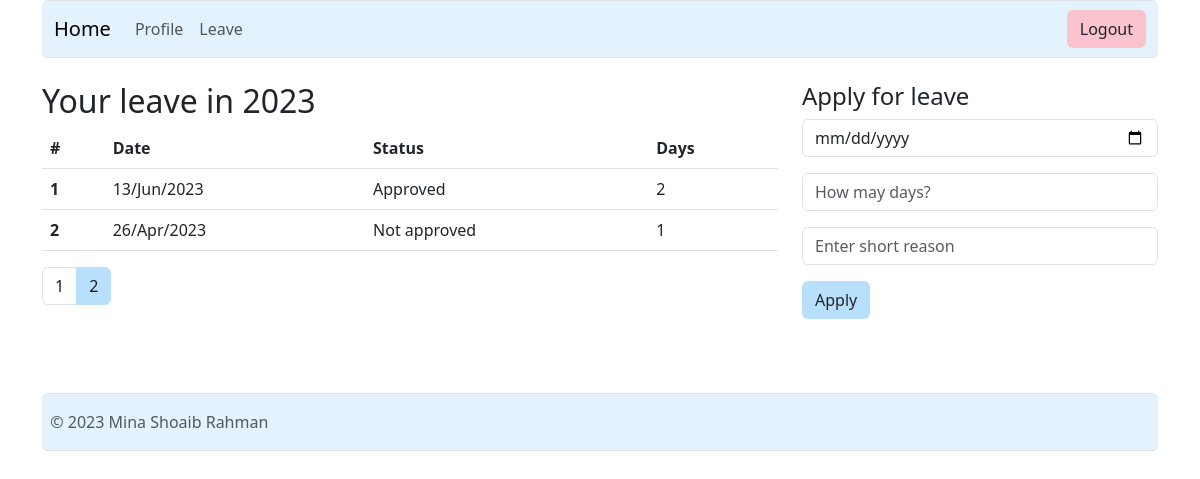
/leave.php?ml=2&la=1 (signed in), run on the app's committed database.
### tables this page shows
CREATE TABLE `leave` (
  `id` bigint(20) NOT NULL,
  `creation_date` datetime(6) NOT NULL,
  `approved` tinyint(1) DEFAULT NULL,
  `approve_date` datetime(6) DEFAULT NULL,
  `start_date` datetime(6) NOT NULL,
  `day_count` int(10) UNSIGNED NOT NULL,
  `comment` longtext NOT NULL,
  `approver_id` int(11) NOT NULL,
  `user_id` int(11) NOT NULL
);

### includes/db/leave_query.php (called while the page is built, shortened)
<?php
function getAllLeaveByUserInCurrentYear($id, $page) {
    global $connection;
    $offset = ($page - 1) * ENV_PAGE_LIMIT;
    $limit = ENV_PAGE_LIMIT;
    $query = "SELECT * FROM `leave` WHERE user_id = {$id} AND YEAR(start_date) = YEAR(CURDATE()) ORDER BY start_date DESC ";
    $query .= "LIMIT {$limit} OFFSET {$offset}";
    if ($result = mysqli_query($connection, $query)) {
        return $result;
    }
    return null;
}
function getAllLeaveCountByUserInCurrentYear($id) {
    global $connection;
    $query = "SELECT * FROM `leave` WHERE user_id = {$id} AND YEAR(start_date) = YEAR(CURDATE()) ORDER BY start_date DESC";
    if ($result = mysqli_query($connection, $query)) {
        return mysqli_num_rows($result);
    }
    return 0;
}
?>

### includes/db/functions.php (called while the page is built, shortened)
<?php include "leave_query.php"; ?>
<?php
function getPrintableDate($input) {
    $date = strtotime($input);
    return date('d/M/Y', $date);
}
?>

### leave.php (the view, shortened to what this page needs)
<?php include "includes/ui/header.php"; ?>
<?php
if (!isset($_GET['ml'])) {
	$currentPageMyLeave = 1;
} else {
	$currentPageMyLeave = $_GET['ml'];
}
$myLeaveCount = getAllLeaveCountByUserInCurrentYear($_SESSION["id"]);
$totalPageMyLeave = ceil($myLeaveCount / ENV_PAGE_LIMIT);
if (!isset($_GET['la'])) {
	$currentPageLeaveApproval = 1;
} else {
	$currentPageLeaveApproval = $_GET['la'];
}
?>
<div class="row">
    <div class="col-md-8">
        <h2>Your leave in <?php echo date("Y"); ?></h2>
        <div class="table-responsive">
            <table class="table">
                <thead>
                    <tr>
                    <th scope="col">#</th>
                    <th scope="col">Date</th>
                    <th scope="col">Status</th>
                    <th scope="col">Days</th>
                    </tr>
                </thead>
                <tbody>
<?php
if ($result = getAllLeaveByUserInCurrentYear($_SESSION["id"], $currentPageMyLeave)) {
    $count = 0;
    while ($row = mysqli_fetch_assoc($result)) {
?>
                    <tr>
                        <th scope="row"><?php echo ++$count; ?></th>
                        <td><?php echo getPrintableDate($row["start_date"]); ?></td>
                        <td>
<?php
                            if ($row["approved"] == null) {
                                echo "Waiting for approval";
                            } else if ($row["approved"] == 0) {
                                echo "Not approved";
                            } else {
                                echo "Approved";
                            }
?>
                        </td>
                        <td><?php echo $row["day_count"]; ?></td>
                    </tr>
<?php } ?>
<?php } ?>
                </tbody>
            </table>
        </div>
        <nav>
            <ul class="pagination">
<?php
                $maxViewPageMyLeave = $totalPageMyLeave > $currentPageMyLeave + 1 ? $currentPageMyLeave + 1 : $totalPageMyLeave;
                if ($currentPageMyLeave > 1) {
                    $i = $currentPageMyLeave - 1;
                } else {
                    $i = $currentPageMyLeave;
                }
                for (; $i <= $maxViewPageMyLeave; $i++) {
                    if ($currentPageMyLeave == $i) {
                        echo "<li class='page-item active'><a class='page-link' href='leave.php?ml={$i}&la={$currentPageLeaveApproval}'>{$i}</a></li>";
                    } else {
                        echo "<li class='page-item'><a class='page-link' href='leave.php?ml={$i}&la={$currentPageLeaveApproval}'>{$i}</a></li>";
                    }
                }
?>
            </ul>
        </nav>
    </div>
    <?php include "includes/ui/leave_sidebar.php"; ?>
    <div class="col-md-12"><br></div>
    <div class="col-md-12"><br></div>
</div>
<?php include "includes/ui/footer.php"; ?>

### css/style.css (style rules this page uses)
.pagination > li > a { background-color: white; color: rgb(31, 31, 31); }
.pagination > .active > a { color: rgb(31, 31, 31); background-color: #b8e0fd; border: solid 1px #b8e0fd; }

### data on the page
leave: start_date "13/Jun/2023", approved "Approved", day_count "2"
leave: start_date "26/Apr/2023", approved "Not approved", day_count "1"
